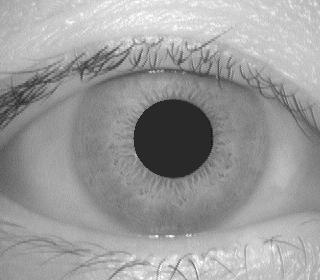
#> input picture Eye Recognition/EyePictures/001_1_2.jpg, 320 x 280 px
$ python -i pupilDetection.py   (imports and definitions only)   (Python 2 division)
#> lines starting #> are read from the running program, lines starting #| are printed output that depends on the picture; after the words box and inside, x2 and y2 are one past the last pixel; in counts of white or black regions, pixels touching at a corner belong together
### Eye Recognition/Gettingcircles/pupilDeps.py
import heapq
import numpy as np
import copy
import matplotlib.pyplot as plt
import cv2
# def getBorderPixels(image, center, radius, thickness):
#     '''The idea of this function is to return a set of tuples representing x,y
#     coordinates of pixels along the circuference of a given circle'''
#     passs
# def getDataFromMask(mask):
#     '''This might find the pupil given the mask'''
class imageContainer:
    def __init__(self,filepath):
#> called with filepath = '../EyePictures/001_1_2.jpg'
        self.img = cv2.imread(filepath,0)
#> self.img is the input picture: shape (280, 320); min 12, max 255, mean 155
        self.ys,self.xs = self.img.shape[:2]
#> self.ys = 280; self.xs = 320
        self.width =1
        self.pupilRad = None
        self.valueHeap = None
        self.irisRad = None
        self.center = None
        self.mask = None
        self.maxRad = None
        self.highestBand = None
        self.irisTerritory = None
        self.histogram = None
        self.likelihood=None


# [19 lines left out: function createMaxHeap, not called in this run]

def getdistanceNumpy(myImg):
    '''this function uses numpy to generate a matrix whose values are distances
    from the center of the proposed circle. the values of this circle are then
    taken out along witht he indices and put into a min heap'''
    x = np.arange(myImg.xs)
    y = np.transpose(np.arange(myImg.ys))
    z = np.sqrt((x-myImg.center[0])**2 + (y[:, np.newaxis]-myImg.center[1])**2)
    values = [(value, index)for index, value in np.ndenumerate(z)]
    heapq.heapify(values)
    myImg.valueHeap = values


# [26 lines left out: function walkOneSide, not called in this run]

def walkOneSideBetter(direction, myImg,historySize = 10,incrementSTD = 1, cutoff = 0.5):
    '''After getting the baseline a.k.a. the brightest part of the iris, this method
    will walk outwards horizontally toward the sclera, comparing the values before
    and after the current point at which it is looking. It compiles these into a
    lits and returns the list. it compares using a t test varient'''
    data = []
    history = []#this really should be a LL or QUEUE but makes np.mean hard
    future = []
    edge = myImg.center[0]+direction*myImg.maxRad
    for i in range(historySize):
        # print (edge - direction * i, center[1])
        history.append(float(myImg.img[(int(myImg.center[1]),int(edge - direction * i))]))
        future.append(float(myImg.img[(int(myImg.center[1]),int(edge + direction * i))]))

    historyMean = np.mean(history)
    stdH = np.std(history)

    futureMean = np.mean(future)
    stdF = np.std(future)

    for i in range(0,int(min(myImg.center[0], myImg.xs - myImg.center[0])- myImg.maxRad- historySize)):
        if not (i % incrementSTD):
            stdH = np.std(history)
            stdF = np.std(future)
        newF = float(myImg.img[(int(myImg.center[1]),int(edge + direction * (i+ historySize)))])
        newH = future.pop(0)
        oldH = history.pop(0)
        history.append(newH)
        future.append(newF)
        diff = newF - newH
        futureMean += diff / historySize
        diff = newH - oldH
        historyMean += diff / historySize
        if futureMean < historyMean:
            d = 0
        else:
            d = (futureMean-historyMean)/np.hypot(stdH,stdF)
        data.append(d)
    return np.array(data)/max(data), edge

def getBaseline(myImg,width =3,saveTerritory = True):
    '''the goal of this function is to find the brightest band in the iris and use
    that to inform about whether or not an individual pixel belongs to the iris'''
    irisTerritory = []
    highestBand = []
    highestMean = 0
    history = []
    diffHistory = []
    dangaZone = False
    thres = None
    '''we don't want to start looking for a max until we are in
    iris territory so this will approximate when we reach that point'''
    maxRange = int(min(myImg.xs - myImg.center[0],myImg.center[0],myImg.ys - myImg.center[1],myImg.center[1]))
    getdistanceNumpy(myImg)
    width = myImg.width

    for i in range(0, maxRange-width,width):
        pixels = getNextBand(width, i, myImg.valueHeap)#get the pixels to be indexed in the image
        band = np.array([myImg.img[pix[1]] for pix in pixels])#get the values
        mean = np.mean(band)
        # if i <1:
        #     print(band)
        # print(mean)

        if thres == None or mean < thres:
            thres = mean
        bandmin = np.min(band)
        history.append(mean)
        if (not dangaZone) and len(history)-1:
            diffHistory.append(history[-1]-history[-2])
            if len(diffHistory)-1 and diffHistory[-1]<diffHistory[-2] and bandmin > thres:
                dangaZone = True
                pupilRad = i
        if dangaZone and mean > highestMean:
            #after we know we are in iris territory, keep track of highest mean band
            highestMean = mean
            highestBand = band
            if saveTerritory:
                irisTerritory = np.concatenate((irisTerritory,band))
        elif dangaZone and mean < highestMean:
            #if we get to the point where we are no longer increasing, return
            if saveTerritory:
                irisTerritory = np.concatenate((irisTerritory,band))
                myImg.irisTerritory = irisTerritory
            myImg.histestBand = highestBand
            myImg.pupilRad = pupilRad
            myImg.maxRad = i
            return True

    return False

# [58 lines left out: functions getBaselineOld, examineBaselinePlot, not called in this run]


def getNextBand(width, radius, heap):
    '''this function will return an appropriate amount of correct pixels given the
    current radius of a circle and the width of pixels to examine from there.
    It just pops from the heap created above'''
    numBoxes = round(np.pi * ((2* radius * width) + width**2))
    # print(numBoxes)
    return [heapq.heappop(heap) for i in range(int(numBoxes))]

def islandProblem(mask,myImg):
    global mean
    global number
    global foundOne
    global start
    mean = [0.0,0.0]
    number = 0
    ys,xs = mask.shape[:2]
    xmid = xs/2
    ymid = ys/2
    getdistanceNumpy(myImg)
    start = 1
    foundOne = 1
    width = 1
    i = 0
    # print(values)
    # print(values[:100])
    def updateMean(newNum,maskVal):
        global mean
        global number
        global foundOne
        global start
        if maskVal:
            number +=1
            mean[0] += (newNum[1][0]-mean[0])/number
            mean[1] += (newNum[1][1]-mean[1])/number
            foundOne = 1
            start = 0

    while start or foundOne:
        foundOne = 0
        pixels = getNextBand(width, i, myImg.valueHeap)
        i += width
        [updateMean(newNum,mask[newNum[1]]) for newNum in pixels]

    mean = mean[::-1]
    return mean


def expandLateral(myImg):
    '''This method will use the better walk to get the lists of one side of the
    eye with the other. It will then multuply the lists together to get an approximate of
    where a radius could be'''
    print(getBaseline(myImg))
    irisRadRight,edgeRight = walkOneSideBetter(1,myImg)
    irisRadLeft,edgeLeft = walkOneSideBetter(-1,myImg)
    total = irisRadLeft * irisRadRight
    total = 255 * total/max(total)
    myImg.edgeRight = edgeRight
    myImg.edgeLeft = edgeLeft
    return 255*irisRadLeft,total,255*irisRadRight

### Eye Recognition/Gettingcircles/pupilDetection.py
import cv2
import numpy as np
import os
from operator import itemgetter
import Queue
from pupilDeps import *


# values = getdistanceNumpy((100,100),(240,480))
width = 3
# for i in range(0, width*20,width):
#     print getNextBand(width, i, values)
bins = np.arange(256)
def irisLikelihood(myImg, numBoxes):
    img = np.array(myImg.img)
    xb,yb, =myImg.xs//numBoxes,myImg.ys//numBoxes
    numx,numy= myImg.xs/xb,myImg.ys/yb
    size = xb*yb
    for i in range(numx):
        for j in range(numy):
            matrix = img[j*yb:(j+1)*yb,i*xb:(i+1)*xb]
            hist = np.histogram(matrix,bins=bins)[0]
            # print(hist)
            hist = np.array(hist,dtype=np.float32)/size
            # print(hist)
            likelihood = np.sum(np.sqrt(hist * myImg.histogram))
            img[j*yb:(j+1)*yb,i*xb:(i+1)*xb] = likelihood*255
    myImg.likelihood =  img

# [21 lines left out: function irisLikelihoodVairable, not called in this run]

def calculateDiff(myImg):
    myImg.diff = np.diff(myImg.img.astype(np.float32), axis = 0).astype(np.uint8)
    # myImg.irisMean = np.mean(myImg.irisTerritory)
    # myImg.irisMean = np.mean(myImg.irisTerritory)

# def alternativeLikelihood():
#     myImg.img


def examineLikelihood(myImg,numBoxes):
    '''mainloop ive used for testing the expansion technique. This uses a
    combinations of bluirring, erosion, a mask, and gradient to get a likely
    pupil out of an image'''
    if myImg.pupilRad is None:
        getBaseline(myImg)
    if myImg.irisTerritory is None:
        myImg.irisTerritory = myImg.highestBand
    myImg.histogram =  np.array(np.histogram(myImg.irisTerritory,bins = bins)[0],np.float32)/len(myImg.irisTerritory)
    irisLikelihood(myImg,numBoxes)


# [48 lines left out: functions getMask, examineBaseline, showLateral, not called in this run]

def checkAlterantive(mask):
    kernel = np.ones((3,3),np.uint8)
    mask = cv2.morphologyEx(mask, cv2.MORPH_GRADIENT, kernel)
    circles = cv2.HoughCircles(mask,cv2.HOUGH_GRADIENT,2,100,
                                param1=80,param2=60)
    # print("Circles found")
    return circles

# [11 lines left out: function displayLikelihood, not called in this run]

def setViablePixels(myImg, threshold):
    myImg.viablePixels = np.ones(myImg.img.shape) * 255
    myImg.viablePixels[myImg.likelihood<threshold] = 0

def getCircles(filename):
    history = []
    myImg = imageContainer(filename)
    myImg.center = myImg.xs,myImg.ys
#> myImg.center = (320, 280)
    # cv2.imshow('detected circles',myImg.img)
    # cv2.waitKey(0)

    img = cv2.medianBlur(myImg.img,5)
    kernel = np.ones((3,3),np.uint8)
    gray_filtered = cv2.inRange(img, 0, 60)
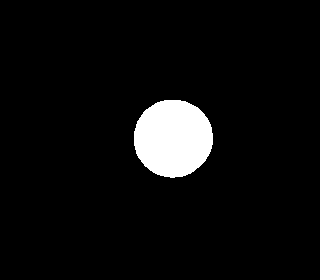
#> gray_filtered: shape (280, 320); 5.4% white; 1 white region, box (x1, y1, x2, y2) and area: (134, 100, 213, 178) 4857
    mask = cv2.erode(gray_filtered,kernel,iterations = 1)
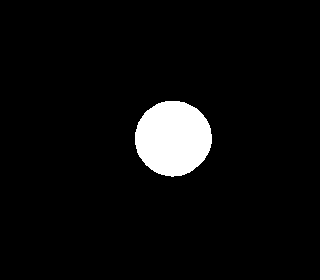
#> mask: shape (280, 320); 5.1% white; 1 white region, box (x1, y1, x2, y2) and area: (135, 101, 212, 177) 4547
    # print("masks done")

    centerIsland = islandProblem(mask,myImg)
#> in getdistanceNumpy, `values = [(value, index)for index, value in np.ndenumerate(z)]`:
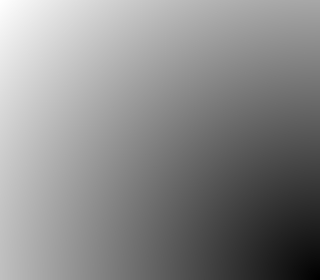
#> z: shape (280, 320) float64; min 1.41, max 425.2, mean 230.5; drawn with min black and max white
#> after the loop in islandProblem, `while start or foundOne:`: i = 122
#> centerIsland = [172.7, 138]
    myImg.center = int(centerIsland[0]),int(centerIsland[1])
#> myImg.center = (172, 137)
    # print("island done")

    circles = checkAlterantive(mask)
#> in checkAlterantive, `mask = cv2.morphologyEx(mask, cv2.MORPH_GRADIENT, kernel)`:
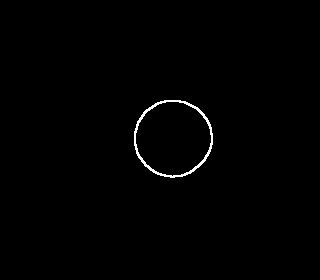
#> mask: shape (280, 320); 0.68% white in thin lines or dots, all inside (x1, y1, x2, y2) = (134, 100, 213, 178)
#> in checkAlterantive, `circles = cv2.HoughCircles(mask,cv2.HOUGH_GRADIENT,2,100, param1=80,pa..`: circles = [[173, 137, 37.8]]
#> circles = [[173, 137, 37.8]]
    left,total,right = expandLateral(myImg)
#> in getBaseline, `maxRange = int(min(myImg.xs - myImg.center[0],myImg.center[0],myImg.ys..`: maxRange = 137
#> in getdistanceNumpy (call 2), `z = np.sqrt((x-myImg.center[0])**2 + (y[:, np.newaxis]-myImg.center[1]..`:
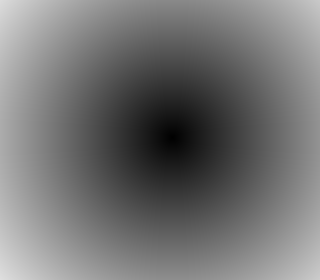
#> z: shape (280, 320) float64; min 0, max 223, mean 115.4
#> in getdistanceNumpy (call 2), `values = [(value, index)for index, value in np.ndenumerate(z)]`: values = 89600 items
#> the loop in getBaseline, `for i in range(0, maxRange-width,width):` made 56 passes
#> (pixels, mean, thres, bandmin) on pass 1: ([(0, (137, 172)), (1, (136, 172)), (1, (137, 171))], 41, 41, 41)
#> (mean, bandmin, highestMean) on passes 42 to 47: (124.3, 84, 124.3), (130.6, 102, 130.6), (131.1, 98, 131.1), (134.3, 98, 134.3), (135.7, 97, 135.7), (137.6, 101, 137.6)
#> after the loop in getBaseline, `for i in range(0, maxRange-width,width):`: dangaZone = True; diffHistory = 41 values, max 24.39 at index 39, min -0.296 at index 33, mean 2.03; highestBand = 342 values, max 177 at index 152, min 125 at index 155, mean 147.6; highestMean = 147.6; history = 56 values, max 147.6 at index 54, min 40.72 at index 34, mean 69.48; irisTerritory = 4571 values, max 180 at index 878, min 84 at index 31, mean 140; pupilRad = 41; thres = 40.72
#> in walkOneSideBetter, `edge = myImg.center[0]+direction*myImg.maxRad`: edge = 227
#> after the loop in walkOneSideBetter, `for i in range(historySize):`: future = [147, 149, 142, 140, 144, 145, 143, 141, 141, 143]; history = [147, 139, 141, 150, 145, 142, 138, 138, 140, 138]
#> in walkOneSideBetter, `historyMean = np.mean(history)`: historyMean = 141.8
#> in walkOneSideBetter, `stdH = np.std(history)`: stdH = 3.99
#> in walkOneSideBetter, `futureMean = np.mean(future)`: futureMean = 143.5
#> in walkOneSideBetter, `stdF = np.std(future)`: stdF = 2.69
#> the loop in walkOneSideBetter, `for i in range(0,int(min(myImg.center[0], myImg.xs - myImg.center[0])-..` made 83 passes
#> (stdH, stdF, newF, newH, oldH, futureMean, historyMean) on passes 1, 4, 22, 23, 24, 25, 26, 27, 28, 29, 30, 31: (3.99, 2.69, 143, 147, 147, 143.1, 141.8), (4.37, 1.43, 135, 140, 150, 142, 141.9), (5.2, 4.45, 142, 126, 143, 133.2, 131.8), (4.56, 5, 141, 129, 142, 134.4, 130.5), (3.07, 5.28, 130, 130, 135, 134.4, 130), (2.68, 5.28, 131, 130, 135, 134.5, 129.5), (2.11, 5.2, 139, 132, 134, 135.2, 129.3), (1.73, 5.29, 139, 134, 132, 135.7, 129.5), (2.11, 5.39, 127, 131, 129, 135.3, 129.7), (2.15, 5.85, 134, 126, 128, 136.1, 129.5), (2.38, 5.01, 139, 141, 128, 135.9, 130.8), (4.12, 4.85, 138, 137, 129, 136, 131.6)
#> (stdH, stdF, newF, newH, oldH, futureMean, historyMean) on passes 2, 3, 5, 6, 7, 8: (3.99, 2.43, 143, 149, 139, 142.5, 142.8), (4.4, 1.43, 142, 142, 141, 142.5, 142.9), (3.73, 2.61, 135, 144, 145, 141.1, 141.8), (3.66, 3.24, 134, 145, 142, 140, 142.1), (3.78, 3.58, 132, 143, 138, 138.9, 142.6), (3.53, 4.13, 129, 141, 138, 137.7, 142.9)
    # print("found edges")

    myImg.irisRad = int(myImg.edgeRight-myImg.center[0]) + np.argmax(total)
    if circles is not None:
        for i in circles[0,:]:
            # draw the outer circle
            myImg.pupilRad+= i[2]
            myImg.pupilRad =int(myImg.pupilRad//2)
            # print("adjusted pupilRad")
            break
#> this loop made 1 pass

    examineLikelihood(myImg, 100)
#> after the loop in irisLikelihood, `for i in range(numx):`:
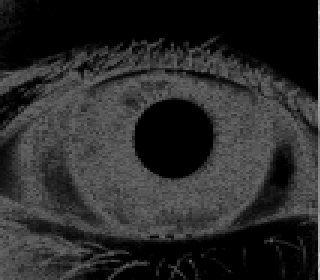
#> img: shape (280, 320); min 0, max 222, mean 42
    # calculateDiff(myImg)
    setViablePixels(myImg, 30)

    # cv2.circle(myImg.img,myImg.center,2,255,3)
    # cv2.circle(myImg.img,myImg.center,int(myImg.pupilRad),255,1, cv2.LINE_AA)
    # cv2.circle(myImg.img,myImg.center,int(myImg.irisRad),255,1, cv2.LINE_AA)
    return myImg


# [39 lines left out: function displayImg, not called in this run]
    # [17 lines of commented-out code are left out]

# [10 lines not run here, left out]

>>> result = getCircles('../EyePictures/001_1_2.jpg')

$ run again, on Eye Recognition/EyePictures/001_2_3.jpg
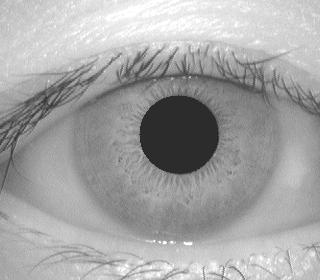
#> input picture Eye Recognition/EyePictures/001_2_3.jpg, 320 x 280 px
#> in __init__, self.img is the input picture: shape (280, 320); min 23, max 255, mean 164.4
#> in getCircles, `gray_filtered = cv2.inRange(img, 0, 60)`:
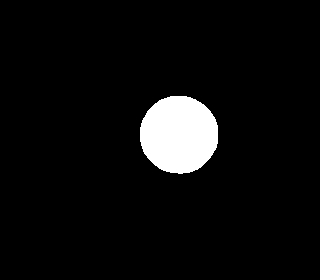
#> gray_filtered: shape (280, 320); 5.4% white; 1 white region, box (x1, y1, x2, y2) and area: (140, 96, 218, 174) 4816
#> after the loop in islandProblem, `while start or foundOne:`: i = 121
#> centerIsland = [178.6, 134.2]
#> in getCircles, `myImg.center = int(centerIsland[0]),int(centerIsland[1])`: myImg.center = (178, 134)
#> in checkAlterantive, `circles = cv2.HoughCircles(mask,cv2.HOUGH_GRADIENT,2,100, param1=80,pa..`: circles = [[177, 135, 38.4]]
#> maxRange = 134
#> the loop in getBaseline, `for i in range(0, maxRange-width,width):` made 44 passes
#> (pixels, mean, thres, bandmin) on pass 1: ([(0, (134, 178)), (1, (133, 178)), (1, (134, 177))], 44, 44, 44)
#> after the loop in getBaseline, `for i in range(0, maxRange-width,width):`: dangaZone = True; diffHistory = 40 values, max 46.33 at index 38, min -0.736 at index 36, mean 1.86; highestBand = 267 values, max 173 at index 45, min 99 at index 40, mean 135.6; highestMean = 135.6; history = 44 values, max 135.6 at index 42, min 43.51 at index 37, mean 52.96; irisTerritory = 1055 values, max 185 at index 88, min 57 at index 35, mean 130.2; pupilRad = 40; thres = 43.51
#> edge = 221
#> after the loop in walkOneSideBetter, `for i in range(historySize):`: future = [131, 131, 132, 152, 147, 155, 158, 145, 140, 147]; history = [131, 120, 111, 77, 35, 46, 44, 44, 44, 44]
#> in walkOneSideBetter, `historyMean = np.mean(history)`: historyMean = 69.6
#> in walkOneSideBetter, `stdH = np.std(history)`: stdH = 35.29
#> in walkOneSideBetter, `futureMean = np.mean(future)`: futureMean = 143.8
#> in walkOneSideBetter, `stdF = np.std(future)`: stdF = 9.47
#> the loop in walkOneSideBetter, `for i in range(0,int(min(myImg.center[0], myImg.xs - myImg.center[0])-..` made 89 passes
#> (stdH, stdF, newF, newH, oldH, futureMean, historyMean) on passes 1 to 8: (35.29, 9.47, 150, 131, 131, 145.7, 69.6), (35.29, 8.58, 155, 131, 120, 148.1, 70.7), (36.98, 7.41, 150, 132, 111, 149.9, 72.8), (39.7, 5.11, 148, 152, 77, 149.5, 80.3), (46.32, 5.08, 149, 147, 35, 149.7, 91.5), (47.54, 5.02, 147, 155, 46, 148.9, 102.4), (48.34, 4.74, 142, 158, 44, 147.3, 113.8), (46.64, 4.05, 143, 145, 44, 147.1, 123.9)
#> the loop in getCircles, `for i in circles[0,:]:` made 1 pass
#> after the loop in irisLikelihood, `for i in range(numx):`:
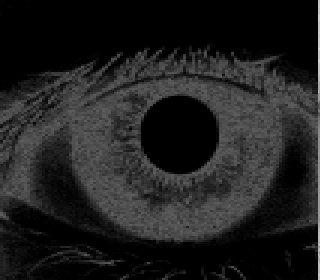
#> img: shape (280, 320); min 0, max 225, mean 31.2

$ run again, on Eye Recognition/EyePictures/001_2_4.jpg
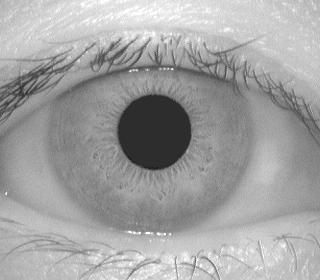
#> input picture Eye Recognition/EyePictures/001_2_4.jpg, 320 x 280 px
#> in __init__, self.img is the input picture: shape (280, 320); min 29, max 255, mean 162.1
#> in getCircles, `gray_filtered = cv2.inRange(img, 0, 60)`:
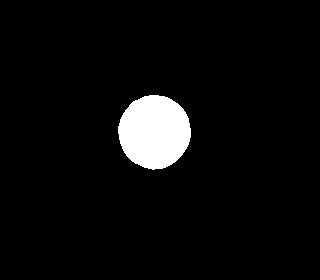
#> gray_filtered: shape (280, 320); 4.7% white; 1 white region, box (x1, y1, x2, y2) and area: (118, 95, 191, 170) 4216
#> after the loop in islandProblem, `while start or foundOne:`: i = 130
#> centerIsland = [154.1, 131.5]
#> in getCircles, `myImg.center = int(centerIsland[0]),int(centerIsland[1])`: myImg.center = (154, 131)
#> in checkAlterantive, `circles = cv2.HoughCircles(mask,cv2.HOUGH_GRADIENT,2,100, param1=80,pa..`: circles = [[153, 131, 35.2]]
#> maxRange = 131
#> the loop in getBaseline, `for i in range(0, maxRange-width,width):` made 55 passes
#> (pixels, mean, thres, bandmin) on pass 1: ([(0, (131, 154)), (1, (130, 154)), (1, (131, 153))], 45, 45, 45)
#> after the loop in getBaseline, `for i in range(0, maxRange-width,width):`: dangaZone = True; diffHistory = 38 values, max 32.33 at index 36, min -0.446 at index 33, mean 1.95; highestBand = 336 values, max 179 at index 275, min 127 at index 283, mean 152.2; highestMean = 152.2; history = 55 values, max 152.2 at index 53, min 44.81 at index 34, mean 76.68; irisTerritory = 4966 values, max 182 at index 1974, min 58 at index 6, mean 144.7; pupilRad = 38; thres = 44.81
#> edge = 208
#> after the loop in walkOneSideBetter, `for i in range(historySize):`: future = [155, 148, 141, 155, 153, 145, 156, 147, 148, 147]; history = [155, 148, 152, 156, 155, 152, 151, 153, 156, 155]
#> in walkOneSideBetter, `historyMean = np.mean(history)`: historyMean = 153.3
#> in walkOneSideBetter, `stdH = np.std(history)`: stdH = 2.45
#> in walkOneSideBetter, `futureMean = np.mean(future)`: futureMean = 149.5
#> in walkOneSideBetter, `stdF = np.std(future)`: stdF = 4.74
#> the loop in walkOneSideBetter, `for i in range(0,int(min(myImg.center[0], myImg.xs - myImg.center[0])-..` made 90 passes
#> (stdH, stdF, newF, newH, oldH, futureMean, historyMean) on passes 23 to 30: (5.3, 3.23, 141, 137, 146, 136.1, 135.6), (4.27, 3.59, 137, 132, 143, 136.6, 134.5), (3.58, 3.32, 133, 130, 139, 136.9, 133.6), (3.47, 2.81, 132, 135, 136, 136.6, 133.5), (3.41, 3.14, 132, 140, 138, 135.8, 133.7), (3.72, 3.19, 133, 139, 135, 135.2, 134.1), (4.04, 3.09, 134, 135, 130, 135.1, 134.6), (3.8, 3.11, 136, 133, 128, 135.4, 135.1)
#> the loop in getCircles, `for i in circles[0,:]:` made 1 pass
#> after the loop in irisLikelihood, `for i in range(numx):`:
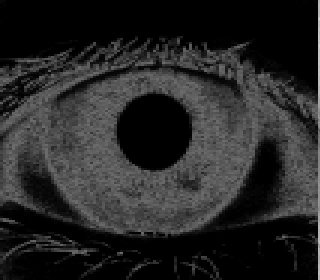
#> img: shape (280, 320); min 0, max 215, mean 38.2

$ run again, on Eye Recognition/EyePictures/002_1_1.jpg
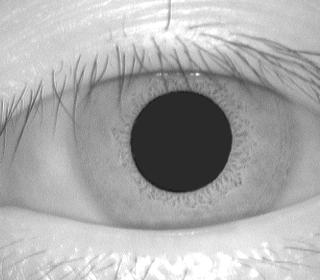
#> input picture Eye Recognition/EyePictures/002_1_1.jpg, 320 x 280 px
#> in __init__, self.img is the input picture: shape (280, 320); min 23, max 255, mean 170.7
#> in getCircles, `gray_filtered = cv2.inRange(img, 0, 60)`:
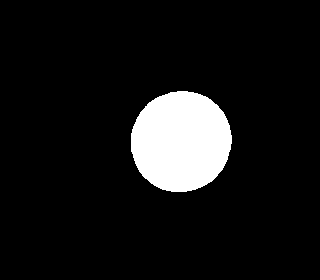
#> gray_filtered: shape (280, 320); 9% white; 1 white region, box (x1, y1, x2, y2) and area: (131, 91, 232, 192) 8028
#> after the loop in islandProblem, `while start or foundOne:`: i = 124
#> centerIsland = [180.6, 141.1]
#> in getCircles, `myImg.center = int(centerIsland[0]),int(centerIsland[1])`: myImg.center = (180, 141)
#> in checkAlterantive, `circles = cv2.HoughCircles(mask,cv2.HOUGH_GRADIENT,2,100, param1=80,pa..`: circles = [[181, 141, 49.2]]
#> maxRange = 139
#> the loop in getBaseline, `for i in range(0, maxRange-width,width):` made 64 passes
#> (pixels, mean, thres, bandmin) on pass 1: ([(0, (141, 180)), (1, (140, 180)), (1, (141, 179))], 42, 42, 42)
#> after the loop in getBaseline, `for i in range(0, maxRange-width,width):`: dangaZone = True; diffHistory = 52 values, max 34.61 at index 50, min -1.17 at index 47, mean 1.63; highestBand = 393 values, max 192 at index 47, min 94 at index 118, mean 154.9; highestMean = 154.9; history = 64 values, max 154.9 at index 62, min 40.71 at index 48, mean 63.18; irisTerritory = 4373 values, max 194 at index 3518, min 73 at index 5, mean 148.6; pupilRad = 52; thres = 40.71
#> edge = 243
#> after the loop in walkOneSideBetter, `for i in range(historySize):`: future = [157, 159, 154, 155, 162, 165, 168, 168, 164, 158]; history = [157, 146, 136, 133, 141, 141, 146, 145, 152, 135]
#> in walkOneSideBetter, `historyMean = np.mean(history)`: historyMean = 143.2
#> in walkOneSideBetter, `stdH = np.std(history)`: stdH = 7.21
#> in walkOneSideBetter, `futureMean = np.mean(future)`: futureMean = 161
#> in walkOneSideBetter, `stdF = np.std(future)`: stdF = 4.88
#> the loop in walkOneSideBetter, `for i in range(0,int(min(myImg.center[0], myImg.xs - myImg.center[0])-..` made 67 passes
#> (stdH, stdF, newF, newH, oldH, futureMean, historyMean) on passes 1 to 8: (7.21, 4.88, 158, 157, 157, 161.1, 143.2), (7.21, 4.81, 165, 159, 146, 161.7, 144.5), (8.63, 4.88, 172, 154, 136, 163.5, 146.3), (8.54, 5.02, 165, 155, 133, 164.5, 148.5), (7.62, 4.15, 167, 162, 141, 165, 150.6), (8.14, 4.12, 167, 165, 141, 165.2, 153), (8.49, 4.17, 164, 168, 146, 164.8, 155.2), (9.21, 4.07, 162, 168, 145, 164.2, 157.5)
#> the loop in getCircles, `for i in circles[0,:]:` made 1 pass
#> after the loop in irisLikelihood, `for i in range(numx):`:
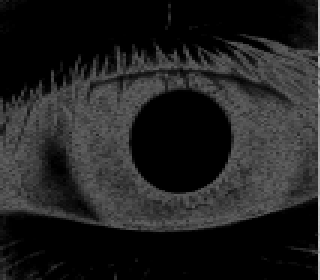
#> img: shape (280, 320); min 0, max 210, mean 32.3
